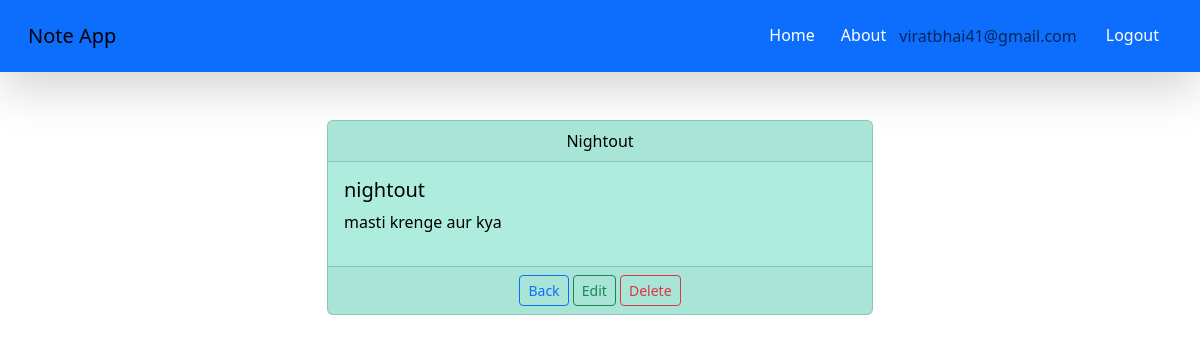
The page /note/9/ (signed in) on the database its author committed.
### core/models.py (models this page shows, shortened)
class Note(models.Model):
    user = models.ForeignKey(User, on_delete=models.CASCADE)
    title = models.CharField(max_length=200)
    content = models.TextField()
    created_at = models.DateTimeField(auto_now_add=True)

### core/views.py (the view)
# urls.py: path('note/<int:pk>/', views.note_detail, name='note_detail'),
@login_required(login_url='login_page')
def note_detail(request, pk):
    note = get_object_or_404(Note, pk=pk)
    return render(request, 'backend/note_detail.html', {'note': note})

### core/templates/backend/note_detail.html (shortened to what this page needs)
{% extends 'core/home.html' %}
{% block content %}
<div class="row justify-content-center mt-5">
  <div class="col-md-6">
    <div class="card note-card bright-colors">
      <div class="card-header text-center">{{ note.title|title }}</div>
      <div class="card-body">
        <h1 class="fs-5">{{ note.title }}</h1>
        <p>{{ note.content }}</p>
      </div>
      <div class="card-footer text-center">
        <a href="{% url 'Home' %}" class="btn btn-outline-primary btn-sm">Back</a>
        <a href="{% url 'note_edit' pk=note.pk %}" class="btn btn-outline-success btn-sm">Edit</a>
        <a href="{% url 'note_delete' pk=note.pk %}" class="btn btn-outline-danger btn-sm">Delete</a>
      </div>
    </div>
  </div>
</div>
{% endblock %}

### core/templates/core/home.html (shortened to what this page needs)
<!DOCTYPE html>
<html lang="en">
<head>
    <link href="https://cdn.jsdelivr.net/npm/bootstrap@5.3.3/dist/css/bootstrap.min.css" rel="stylesheet">
</head>
<body>
    <nav class="navbar dark p-3 bg-primary shadow-lg">
        <div class="container-fluid">
            <a class="navbar-brand" href="#">Note App</a>
            <div class="d-flex">
                <a href="{% url 'Home' %}" class="btn btn-primary" type="button">Home</a>
                <a href="{% url 'about' %}" class="btn btn-primary" type="button">About</a>
                {% if request.user.is_authenticated %}
                    <span class="navbar-text me-3">{{ request.user.username }}</span>
                    <a href="{% url 'logout_page' %}" class="btn btn-primary" type="button">Logout</a>
                {% else %}
                    <a href="{% url 'login_page' %}" class="btn btn-primary" type="button">Login</a>
                    <a href="{% url 'register_page' %}" class="btn btn-primary" type="button">Register</a>
                {% endif %}
            </div>
        </div>
    </nav>
    <div class="container">
        {% block content %}{% endblock %}
    </div>
</body>
</html>

### core/templates/core/home.html (style rules this page uses)
.note-card { transition: background-color 0.3s ease; }
.bright-colors { color: black; }

### rows shown on the page
Note: title "Nightout", title "nightout", content "masti krenge aur kya"

### other values the page prints
{{ request.user.username }} "viratbhai41@gmail.com"
